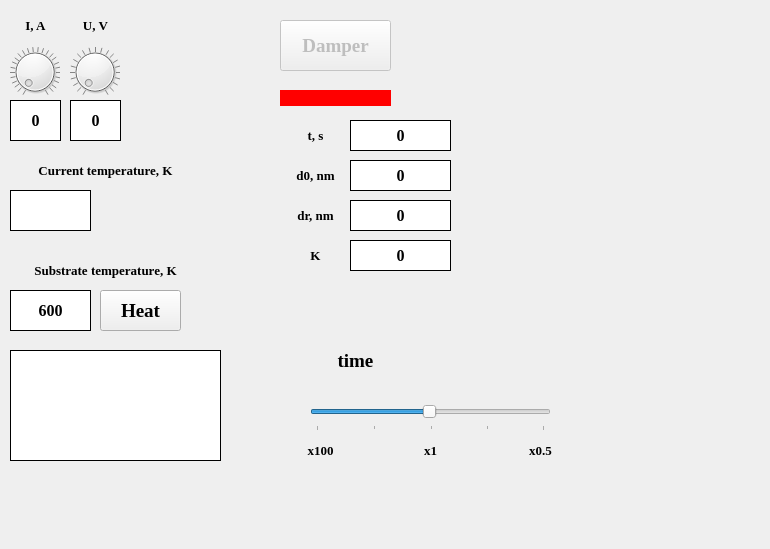
<?xml version="1.0" encoding="UTF-8"?>
<ui version="4.0">
 <class>Dialog</class>
 <widget class="QDialog" name="Dialog">
  <property name="geometry">
   <rect>
    <x>0</x>
    <y>0</y>
    <width>770</width>
    <height>549</height>
   </rect>
  </property>
  <property name="windowTitle">
   <string>Evaporation</string>
  </property>
  <property name="windowIcon">
   <iconset>
    <normaloff>../resources/icon.png</normaloff>../resources/icon.png</iconset>
  </property>
  <widget class="QDial" name="current_dial">
   <property name="geometry">
    <rect>
     <x>10</x>
     <y>40</y>
     <width>50</width>
     <height>64</height>
    </rect>
   </property>
   <property name="maximum">
    <number>100</number>
   </property>
   <property name="singleStep">
    <number>1</number>
   </property>
   <property name="pageStep">
    <number>1</number>
   </property>
   <property name="value">
    <number>0</number>
   </property>
   <property name="tracking">
    <bool>true</bool>
   </property>
   <property name="wrapping">
    <bool>false</bool>
   </property>
   <property name="notchesVisible">
    <bool>true</bool>
   </property>
  </widget>
  <widget class="QLabel" name="current_label">
   <property name="geometry">
    <rect>
     <x>10</x>
     <y>10</y>
     <width>51</width>
     <height>31</height>
    </rect>
   </property>
   <property name="font">
    <font>
     <family>Times New Roman</family>
     <pointsize>10</pointsize>
     <weight>75</weight>
     <bold>true</bold>
    </font>
   </property>
   <property name="text">
    <string>I, A</string>
   </property>
   <property name="alignment">
    <set>Qt::AlignCenter</set>
   </property>
  </widget>
  <widget class="QPushButton" name="damper">
   <property name="enabled">
    <bool>false</bool>
   </property>
   <property name="geometry">
    <rect>
     <x>280</x>
     <y>20</y>
     <width>111</width>
     <height>51</height>
    </rect>
   </property>
   <property name="font">
    <font>
     <family>Times New Roman</family>
     <pointsize>14</pointsize>
     <weight>75</weight>
     <bold>true</bold>
    </font>
   </property>
   <property name="text">
    <string>Damper</string>
   </property>
  </widget>
  <widget class="QDial" name="voltage_dial">
   <property name="geometry">
    <rect>
     <x>70</x>
     <y>40</y>
     <width>50</width>
     <height>64</height>
    </rect>
   </property>
   <property name="maximum">
    <number>20</number>
   </property>
   <property name="singleStep">
    <number>1</number>
   </property>
   <property name="pageStep">
    <number>1</number>
   </property>
   <property name="value">
    <number>0</number>
   </property>
   <property name="tracking">
    <bool>true</bool>
   </property>
   <property name="wrapping">
    <bool>false</bool>
   </property>
   <property name="notchesVisible">
    <bool>true</bool>
   </property>
  </widget>
  <widget class="QLabel" name="voltage_label">
   <property name="geometry">
    <rect>
     <x>70</x>
     <y>10</y>
     <width>51</width>
     <height>31</height>
    </rect>
   </property>
   <property name="font">
    <font>
     <family>Times New Roman</family>
     <pointsize>10</pointsize>
     <weight>75</weight>
     <bold>true</bold>
    </font>
   </property>
   <property name="text">
    <string>U, V</string>
   </property>
   <property name="alignment">
    <set>Qt::AlignCenter</set>
   </property>
  </widget>
  <widget class="QLabel" name="current_tempeature_label">
   <property name="geometry">
    <rect>
     <x>10</x>
     <y>140</y>
     <width>191</width>
     <height>61</height>
    </rect>
   </property>
   <property name="font">
    <font>
     <family>Times New Roman</family>
     <pointsize>10</pointsize>
     <weight>75</weight>
     <bold>true</bold>
    </font>
   </property>
   <property name="text">
    <string>Current temperature, K</string>
   </property>
   <property name="alignment">
    <set>Qt::AlignCenter</set>
   </property>
  </widget>
  <widget class="QPushButton" name="heat">
   <property name="geometry">
    <rect>
     <x>100</x>
     <y>290</y>
     <width>81</width>
     <height>41</height>
    </rect>
   </property>
   <property name="font">
    <font>
     <family>Times New Roman</family>
     <pointsize>14</pointsize>
     <weight>75</weight>
     <bold>true</bold>
    </font>
   </property>
   <property name="text">
    <string>Heat</string>
   </property>
  </widget>
  <widget class="QLabel" name="damper_state">
   <property name="geometry">
    <rect>
     <x>280</x>
     <y>90</y>
     <width>111</width>
     <height>16</height>
    </rect>
   </property>
   <property name="styleSheet">
    <string notr="true">background-color: red;</string>
   </property>
   <property name="text">
    <string/>
   </property>
  </widget>
  <widget class="QLabel" name="d0_label">
   <property name="geometry">
    <rect>
     <x>280</x>
     <y>160</y>
     <width>71</width>
     <height>31</height>
    </rect>
   </property>
   <property name="font">
    <font>
     <family>Times New Roman</family>
     <pointsize>10</pointsize>
     <weight>75</weight>
     <bold>true</bold>
    </font>
   </property>
   <property name="text">
    <string>d0, nm</string>
   </property>
   <property name="alignment">
    <set>Qt::AlignCenter</set>
   </property>
  </widget>
  <widget class="QLabel" name="dr_label">
   <property name="geometry">
    <rect>
     <x>280</x>
     <y>200</y>
     <width>71</width>
     <height>31</height>
    </rect>
   </property>
   <property name="font">
    <font>
     <family>Times New Roman</family>
     <pointsize>10</pointsize>
     <weight>75</weight>
     <bold>true</bold>
    </font>
   </property>
   <property name="text">
    <string>dr, nm</string>
   </property>
   <property name="alignment">
    <set>Qt::AlignCenter</set>
   </property>
  </widget>
  <widget class="QLabel" name="k_label">
   <property name="geometry">
    <rect>
     <x>280</x>
     <y>240</y>
     <width>71</width>
     <height>31</height>
    </rect>
   </property>
   <property name="font">
    <font>
     <family>Times New Roman</family>
     <pointsize>10</pointsize>
     <weight>75</weight>
     <bold>true</bold>
    </font>
   </property>
   <property name="text">
    <string>K</string>
   </property>
   <property name="alignment">
    <set>Qt::AlignCenter</set>
   </property>
  </widget>
  <widget class="QLabel" name="x100">
   <property name="geometry">
    <rect>
     <x>300</x>
     <y>440</y>
     <width>41</width>
     <height>21</height>
    </rect>
   </property>
   <property name="font">
    <font>
     <family>Times New Roman</family>
     <pointsize>10</pointsize>
     <weight>75</weight>
     <bold>true</bold>
    </font>
   </property>
   <property name="text">
    <string>x100</string>
   </property>
   <property name="alignment">
    <set>Qt::AlignCenter</set>
   </property>
  </widget>
  <widget class="QLabel" name="time_rewind">
   <property name="geometry">
    <rect>
     <x>310</x>
     <y>340</y>
     <width>91</width>
     <height>41</height>
    </rect>
   </property>
   <property name="font">
    <font>
     <family>Times New Roman</family>
     <pointsize>14</pointsize>
     <weight>75</weight>
     <bold>true</bold>
    </font>
   </property>
   <property name="text">
    <string>time</string>
   </property>
   <property name="alignment">
    <set>Qt::AlignCenter</set>
   </property>
  </widget>
  <widget class="QSlider" name="timeSlider">
   <property name="geometry">
    <rect>
     <x>310</x>
     <y>400</y>
     <width>241</width>
     <height>31</height>
    </rect>
   </property>
   <property name="cursor">
    <cursorShape>OpenHandCursor</cursorShape>
   </property>
   <property name="mouseTracking">
    <bool>false</bool>
   </property>
   <property name="locale">
    <locale language="English" country="UnitedStates"/>
   </property>
   <property name="minimum">
    <number>1</number>
   </property>
   <property name="maximum">
    <number>200</number>
   </property>
   <property name="singleStep">
    <number>1</number>
   </property>
   <property name="value">
    <number>100</number>
   </property>
   <property name="sliderPosition">
    <number>100</number>
   </property>
   <property name="tracking">
    <bool>true</bool>
   </property>
   <property name="orientation">
    <enum>Qt::Horizontal</enum>
   </property>
   <property name="invertedAppearance">
    <bool>false</bool>
   </property>
   <property name="invertedControls">
    <bool>false</bool>
   </property>
   <property name="tickPosition">
    <enum>QSlider::TicksBelow</enum>
   </property>
   <property name="tickInterval">
    <number>50</number>
   </property>
  </widget>
  <widget class="QLabel" name="x1">
   <property name="geometry">
    <rect>
     <x>410</x>
     <y>440</y>
     <width>41</width>
     <height>21</height>
    </rect>
   </property>
   <property name="font">
    <font>
     <family>Times New Roman</family>
     <pointsize>10</pointsize>
     <weight>75</weight>
     <bold>true</bold>
    </font>
   </property>
   <property name="text">
    <string>x1</string>
   </property>
   <property name="alignment">
    <set>Qt::AlignCenter</set>
   </property>
  </widget>
  <widget class="QLabel" name="x0_5">
   <property name="geometry">
    <rect>
     <x>520</x>
     <y>440</y>
     <width>41</width>
     <height>21</height>
    </rect>
   </property>
   <property name="font">
    <font>
     <family>Times New Roman</family>
     <pointsize>10</pointsize>
     <weight>75</weight>
     <bold>true</bold>
    </font>
   </property>
   <property name="text">
    <string>x0.5</string>
   </property>
   <property name="alignment">
    <set>Qt::AlignCenter</set>
   </property>
  </widget>
  <widget class="QLabel" name="time_label">
   <property name="geometry">
    <rect>
     <x>280</x>
     <y>120</y>
     <width>71</width>
     <height>31</height>
    </rect>
   </property>
   <property name="font">
    <font>
     <family>Times New Roman</family>
     <pointsize>10</pointsize>
     <weight>75</weight>
     <bold>true</bold>
    </font>
   </property>
   <property name="text">
    <string>t, s</string>
   </property>
   <property name="alignment">
    <set>Qt::AlignCenter</set>
   </property>
  </widget>
  <widget class="QLabel" name="substrate_tempeature_label">
   <property name="geometry">
    <rect>
     <x>10</x>
     <y>240</y>
     <width>191</width>
     <height>61</height>
    </rect>
   </property>
   <property name="font">
    <font>
     <family>Times New Roman</family>
     <pointsize>10</pointsize>
     <weight>75</weight>
     <bold>true</bold>
    </font>
   </property>
   <property name="text">
    <string>Substrate temperature, K</string>
   </property>
   <property name="alignment">
    <set>Qt::AlignCenter</set>
   </property>
  </widget>
  <widget class="QLabel" name="status">
   <property name="geometry">
    <rect>
     <x>10</x>
     <y>350</y>
     <width>211</width>
     <height>111</height>
    </rect>
   </property>
   <property name="font">
    <font>
     <family>Times New Roman</family>
     <pointsize>12</pointsize>
     <weight>75</weight>
     <bold>true</bold>
    </font>
   </property>
   <property name="styleSheet">
    <string notr="true">background-color: white;</string>
   </property>
   <property name="frameShape">
    <enum>QFrame::Box</enum>
   </property>
   <property name="text">
    <string/>
   </property>
   <property name="textFormat">
    <enum>Qt::AutoText</enum>
   </property>
   <property name="alignment">
    <set>Qt::AlignCenter</set>
   </property>
   <property name="wordWrap">
    <bool>true</bool>
   </property>
  </widget>
  <widget class="QLabel" name="current">
   <property name="geometry">
    <rect>
     <x>10</x>
     <y>100</y>
     <width>51</width>
     <height>41</height>
    </rect>
   </property>
   <property name="font">
    <font>
     <family>Times New Roman</family>
     <pointsize>12</pointsize>
     <weight>75</weight>
     <bold>true</bold>
    </font>
   </property>
   <property name="styleSheet">
    <string notr="true">background-color: white;</string>
   </property>
   <property name="frameShape">
    <enum>QFrame::Box</enum>
   </property>
   <property name="text">
    <string>0</string>
   </property>
   <property name="alignment">
    <set>Qt::AlignCenter</set>
   </property>
  </widget>
  <widget class="QLabel" name="voltage">
   <property name="geometry">
    <rect>
     <x>70</x>
     <y>100</y>
     <width>51</width>
     <height>41</height>
    </rect>
   </property>
   <property name="font">
    <font>
     <family>Times New Roman</family>
     <pointsize>12</pointsize>
     <weight>75</weight>
     <bold>true</bold>
    </font>
   </property>
   <property name="styleSheet">
    <string notr="true">background-color: white;</string>
   </property>
   <property name="frameShape">
    <enum>QFrame::Box</enum>
   </property>
   <property name="text">
    <string>0</string>
   </property>
   <property name="alignment">
    <set>Qt::AlignCenter</set>
   </property>
  </widget>
  <widget class="QLabel" name="temperature">
   <property name="geometry">
    <rect>
     <x>10</x>
     <y>190</y>
     <width>81</width>
     <height>41</height>
    </rect>
   </property>
   <property name="font">
    <font>
     <family>Times New Roman</family>
     <pointsize>12</pointsize>
     <weight>75</weight>
     <bold>true</bold>
    </font>
   </property>
   <property name="styleSheet">
    <string notr="true">background-color: white;</string>
   </property>
   <property name="frameShape">
    <enum>QFrame::Box</enum>
   </property>
   <property name="text">
    <string/>
   </property>
   <property name="alignment">
    <set>Qt::AlignCenter</set>
   </property>
  </widget>
  <widget class="QLabel" name="substrate_temperature">
   <property name="geometry">
    <rect>
     <x>10</x>
     <y>290</y>
     <width>81</width>
     <height>41</height>
    </rect>
   </property>
   <property name="font">
    <font>
     <family>Times New Roman</family>
     <pointsize>12</pointsize>
     <weight>75</weight>
     <bold>true</bold>
    </font>
   </property>
   <property name="styleSheet">
    <string notr="true">background-color: white;</string>
   </property>
   <property name="frameShape">
    <enum>QFrame::Box</enum>
   </property>
   <property name="text">
    <string>600</string>
   </property>
   <property name="alignment">
    <set>Qt::AlignCenter</set>
   </property>
  </widget>
  <widget class="QLabel" name="t">
   <property name="geometry">
    <rect>
     <x>350</x>
     <y>120</y>
     <width>101</width>
     <height>31</height>
    </rect>
   </property>
   <property name="font">
    <font>
     <family>Times New Roman</family>
     <pointsize>12</pointsize>
     <weight>75</weight>
     <bold>true</bold>
    </font>
   </property>
   <property name="styleSheet">
    <string notr="true">background-color: white;</string>
   </property>
   <property name="frameShape">
    <enum>QFrame::Box</enum>
   </property>
   <property name="text">
    <string>0</string>
   </property>
   <property name="alignment">
    <set>Qt::AlignCenter</set>
   </property>
  </widget>
  <widget class="QLabel" name="d0">
   <property name="geometry">
    <rect>
     <x>350</x>
     <y>160</y>
     <width>101</width>
     <height>31</height>
    </rect>
   </property>
   <property name="font">
    <font>
     <family>Times New Roman</family>
     <pointsize>12</pointsize>
     <weight>75</weight>
     <bold>true</bold>
    </font>
   </property>
   <property name="styleSheet">
    <string notr="true">background-color: white;</string>
   </property>
   <property name="frameShape">
    <enum>QFrame::Box</enum>
   </property>
   <property name="text">
    <string>0</string>
   </property>
   <property name="alignment">
    <set>Qt::AlignCenter</set>
   </property>
  </widget>
  <widget class="QLabel" name="dr">
   <property name="geometry">
    <rect>
     <x>350</x>
     <y>200</y>
     <width>101</width>
     <height>31</height>
    </rect>
   </property>
   <property name="font">
    <font>
     <family>Times New Roman</family>
     <pointsize>12</pointsize>
     <weight>75</weight>
     <bold>true</bold>
    </font>
   </property>
   <property name="styleSheet">
    <string notr="true">background-color: white;</string>
   </property>
   <property name="frameShape">
    <enum>QFrame::Box</enum>
   </property>
   <property name="text">
    <string>0</string>
   </property>
   <property name="alignment">
    <set>Qt::AlignCenter</set>
   </property>
  </widget>
  <widget class="QLabel" name="K">
   <property name="geometry">
    <rect>
     <x>350</x>
     <y>240</y>
     <width>101</width>
     <height>31</height>
    </rect>
   </property>
   <property name="font">
    <font>
     <family>Times New Roman</family>
     <pointsize>12</pointsize>
     <weight>75</weight>
     <bold>true</bold>
    </font>
   </property>
   <property name="styleSheet">
    <string notr="true">background-color: white;</string>
   </property>
   <property name="frameShape">
    <enum>QFrame::Box</enum>
   </property>
   <property name="text">
    <string>0</string>
   </property>
   <property name="alignment">
    <set>Qt::AlignCenter</set>
   </property>
  </widget>
 </widget>
 <resources/>
 <connections/>
</ui>
